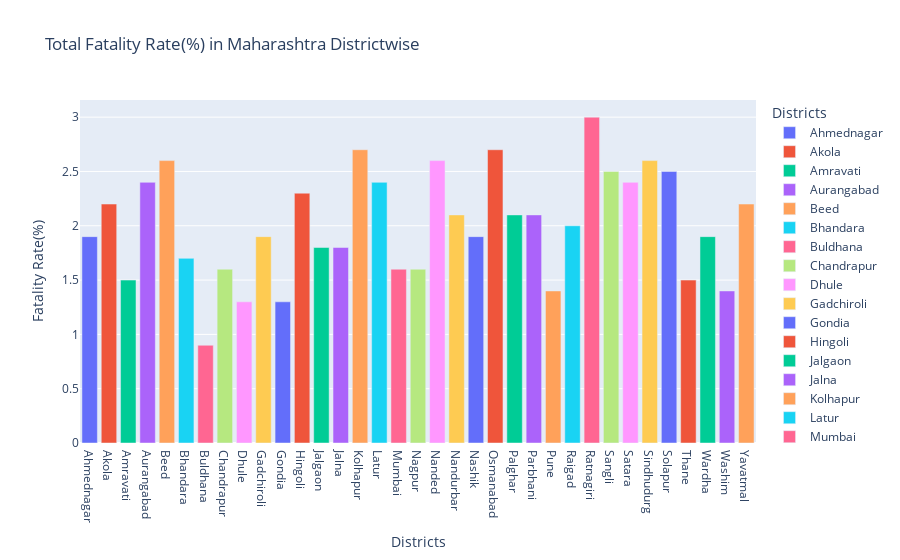

Notebook cell for this chart:
### Markdown cell above
### Total Fatality Rate(%) in Maharashtra Districtwise

### Code cell
fig=px.bar(dataframe,x="Districts",y="Fatality Rate(%)",title="Total Fatality Rate(%) in Maharashtra Districtwise",color='Districts')
fig.show()

### Figure 1 — Plotly figure (JSON) as saved in the notebook; plotly's stock layout.template omitted (floating-point values rounded to 4 significant figures)
{"data": [{"alignmentgroup": "True", "hovertemplate": "Districts=%{x}<br>Fatality Rate(%)=%{y}<extra></extra>", "legendgroup": "Ahmednagar", "marker": {"color": "#636efa", "pattern": {"shape": ""}}, "name": "Ahmednagar", "offsetgroup": "Ahmednagar", "orientation": "v", "showlegend": true, "textposition": "auto", "type": "bar", "x": ["Ahmednagar"], "xaxis": "x", "y": [1.9], "yaxis": "y"}, {"alignmentgroup": "True", "hovertemplate": "Districts=%{x}<br>Fatality Rate(%)=%{y}<extra></extra>", "legendgroup": "Akola", "marker": {"color": "#EF553B", "pattern": {"shape": ""}}, "name": "Akola", "offsetgroup": "Akola", "orientation": "v", "showlegend": true, "textposition": "auto", "type": "bar", "x": ["Akola"], "xaxis": "x", "y": [2.2], "yaxis": "y"}, {"alignmentgroup": "True", "hovertemplate": "Districts=%{x}<br>Fatality Rate(%)=%{y}<extra></extra>", "legendgroup": "Amravati", "marker": {"color": "#00cc96", "pattern": {"shape": ""}}, "name": "Amravati", "offsetgroup": "Amravati", "orientation": "v", "showlegend": true, "textposition": "auto", "type": "bar", "x": ["Amravati"], "xaxis": "x", "y": [1.5], "yaxis": "y"}, {"alignmentgroup": "True", "hovertemplate": "Districts=%{x}<br>Fatality Rate(%)=%{y}<extra></extra>", "legendgroup": "Aurangabad", "marker": {"color": "#ab63fa", "pattern": {"shape": ""}}, "name": "Aurangabad", "offsetgroup": "Aurangabad", "orientation": "v", "showlegend": true, "textposition": "auto", "type": "bar", "x": ["Aurangabad"], "xaxis": "x", "y": [2.4], "yaxis": "y"}, {"alignmentgroup": "True", "hovertemplate": "Districts=%{x}<br>Fatality Rate(%)=%{y}<extra></extra>", "legendgroup": "Beed", "marker": {"color": "#FFA15A", "pattern": {"shape": ""}}, "name": "Beed", "offsetgroup": "Beed", "orientation": "v", "showlegend": true, "textposition": "auto", "type": "bar", "x": ["Beed"], "xaxis": "x", "y": [2.6], "yaxis": "y"}, {"alignmentgroup": "True", "hovertemplate": "Districts=%{x}<br>Fatality Rate(%)=%{y}<extra></extra>", "legendgroup": "Bhandara", "marker": {"color": "#19d3f3", "pattern": {"shape": ""}}, "name": "Bhandara", "offsetgroup": "Bhandara", "orientation": "v", "showlegend": true, "textposition": "auto", "type": "bar", "x": ["Bhandara"], "xaxis": "x", "y": [1.7], "yaxis": "y"}, {"alignmentgroup": "True", "hovertemplate": "Districts=%{x}<br>Fatality Rate(%)=%{y}<extra></extra>", "legendgroup": "Buldhana", "marker": {"color": "#FF6692", "pattern": {"shape": ""}}, "name": "Buldhana", "offsetgroup": "Buldhana", "orientation": "v", "showlegend": true, "textposition": "auto", "type": "bar", "x": ["Buldhana"], "xaxis": "x", "y": [0.9], "yaxis": "y"}, {"alignmentgroup": "True", "hovertemplate": "Districts=%{x}<br>Fatality Rate(%)=%{y}<extra></extra>", "legendgroup": "Chandrapur", "marker": {"color": "#B6E880", "pattern": {"shape": ""}}, "name": "Chandrapur", "offsetgroup": "Chandrapur", "orientation": "v", "showlegend": true, "textposition": "auto", "type": "bar", "x": ["Chandrapur"], "xaxis": "x", "y": [1.6], "yaxis": "y"}, {"alignmentgroup": "True", "hovertemplate": "Districts=%{x}<br>Fatality Rate(%)=%{y}<extra></extra>", "legendgroup": "Dhule", "marker": {"color": "#FF97FF", "pattern": {"shape": ""}}, "name": "Dhule", "offsetgroup": "Dhule", "orientation": "v", "showlegend": true, "textposition": "auto", "type": "bar", "x": ["Dhule"], "xaxis": "x", "y": [1.3], "yaxis": "y"}, {"alignmentgroup": "True", "hovertemplate": "Districts=%{x}<br>Fatality Rate(%)=%{y}<extra></extra>", "legendgroup": "Gadchiroli", "marker": {"color": "#FECB52", "pattern": {"shape": ""}}, "name": "Gadchiroli", "offsetgroup": "Gadchiroli", "orientation": "v", "showlegend": true, "textposition": "auto", "type": "bar", "x": ["Gadchiroli"], "xaxis": "x", "y": [1.9], "yaxis": "y"}, {"alignmentgroup": "True", "hovertemplate": "Districts=%{x}<br>Fatality Rate(%)=%{y}<extra></extra>", "legendgroup": "Gondia", "marker": {"color": "#636efa", "pattern": {"shape": ""}}, "name": "Gondia", "offsetgroup": "Gondia", "orientation": "v", "showlegend": true, "textposition": "auto", "type": "bar", "x": ["Gondia"], "xaxis": "x", "y": [1.3], "yaxis": "y"}, {"alignmentgroup": "True", "hovertemplate": "Districts=%{x}<br>Fatality Rate(%)=%{y}<extra></extra>", "legendgroup": "Hingoli", "marker": {"color": "#EF553B", "pattern": {"shape": ""}}, "name": "Hingoli", "offsetgroup": "Hingoli", "orientation": "v", "showlegend": true, "textposition": "auto", "type": "bar", "x": ["Hingoli"], "xaxis": "x", "y": [2.3], "yaxis": "y"}, {"alignmentgroup": "True", "hovertemplate": "Districts=%{x}<br>Fatality Rate(%)=%{y}<extra></extra>", "legendgroup": "Jalgaon", "marker": {"color": "#00cc96", "pattern": {"shape": ""}}, "name": "Jalgaon", "offsetgroup": "Jalgaon", "orientation": "v", "showlegend": true, "textposition": "auto", "type": "bar", "x": ["Jalgaon"], "xaxis": "x", "y": [1.8], "yaxis": "y"}, {"alignmentgroup": "True", "hovertemplate": "Districts=%{x}<br>Fatality Rate(%)=%{y}<extra></extra>", "legendgroup": "Jalna", "marker": {"color": "#ab63fa", "pattern": {"shape": ""}}, "name": "Jalna", "offsetgroup": "Jalna", "orientation": "v", "showlegend": true, "textposition": "auto", "type": "bar", "x": ["Jalna"], "xaxis": "x", "y": [1.8], "yaxis": "y"}, {"alignmentgroup": "True", "hovertemplate": "Districts=%{x}<br>Fatality Rate(%)=%{y}<extra></extra>", "legendgroup": "Kolhapur", "marker": {"color": "#FFA15A", "pattern": {"shape": ""}}, "name": "Kolhapur", "offsetgroup": "Kolhapur", "orientation": "v", "showlegend": true, "textposition": "auto", "type": "bar", "x": ["Kolhapur"], "xaxis": "x", "y": [2.7], "yaxis": "y"}, {"alignmentgroup": "True", "hovertemplate": "Districts=%{x}<br>Fatality Rate(%)=%{y}<extra></extra>", "legendgroup": "Latur", "marker": {"color": "#19d3f3", "pattern": {"shape": ""}}, "name": "Latur", "offsetgroup": "Latur", "orientation": "v", "showlegend": true, "textposition": "auto", "type": "bar", "x": ["Latur"], "xaxis": "x", "y": [2.4], "yaxis": "y"}, {"alignmentgroup": "True", "hovertemplate": "Districts=%{x}<br>Fatality Rate(%)=%{y}<extra></extra>", "legendgroup": "Mumbai", "marker": {"color": "#FF6692", "pattern": {"shape": ""}}, "name": "Mumbai", "offsetgroup": "Mumbai", "orientation": "v", "showlegend": true, "textposition": "auto", "type": "bar", "x": ["Mumbai"], "xaxis": "x", "y": [1.6], "yaxis": "y"}, {"alignmentgroup": "True", "hovertemplate": "Districts=%{x}<br>Fatality Rate(%)=%{y}<extra></extra>", "legendgroup": "Nagpur", "marker": {"color": "#B6E880", "pattern": {"shape": ""}}, "name": "Nagpur", "offsetgroup": "Nagpur", "orientation": "v", "showlegend": true, "textposition": "auto", "type": "bar", "x": ["Nagpur"], "xaxis": "x", "y": [1.6], "yaxis": "y"}, {"alignmentgroup": "True", "hovertemplate": "Districts=%{x}<br>Fatality Rate(%)=%{y}<extra></extra>", "legendgroup": "Nanded", "marker": {"color": "#FF97FF", "pattern": {"shape": ""}}, "name": "Nanded", "offsetgroup": "Nanded", "orientation": "v", "showlegend": true, "textposition": "auto", "type": "bar", "x": ["Nanded"], "xaxis": "x", "y": [2.6], "yaxis": "y"}, {"alignmentgroup": "True", "hovertemplate": "Districts=%{x}<br>Fatality Rate(%)=%{y}<extra></extra>", "legendgroup": "Nandurbar", "marker": {"color": "#FECB52", "pattern": {"shape": ""}}, "name": "Nandurbar", "offsetgroup": "Nandurbar", "orientation": "v", "showlegend": true, "textposition": "auto", "type": "bar", "x": ["Nandurbar"], "xaxis": "x", "y": [2.1], "yaxis": "y"}, {"alignmentgroup": "True", "hovertemplate": "Districts=%{x}<br>Fatality Rate(%)=%{y}<extra></extra>", "legendgroup": "Nashik", "marker": {"color": "#636efa", "pattern": {"shape": ""}}, "name": "Nashik", "offsetgroup": "Nashik", "orientation": "v", "showlegend": true, "textposition": "auto", "type": "bar", "x": ["Nashik"], "xaxis": "x", "y": [1.9], "yaxis": "y"}, {"alignmentgroup": "True", "hovertemplate": "Districts=%{x}<br>Fatality Rate(%)=%{y}<extra></extra>", "legendgroup": "Osmanabad", "marker": {"color": "#EF553B", "pattern": {"shape": ""}}, "name": "Osmanabad", "offsetgroup": "Osmanabad", "orientation": "v", "showlegend": true, "textposition": "auto", "type": "bar", "x": ["Osmanabad"], "xaxis": "x", "y": [2.7], "yaxis": "y"}, {"alignmentgroup": "True", "hovertemplate": "Districts=%{x}<br>Fatality Rate(%)=%{y}<extra></extra>", "legendgroup": "Palghar", "marker": {"color": "#00cc96", "pattern": {"shape": ""}}, "name": "Palghar", "offsetgroup": "Palghar", "orientation": "v", "showlegend": true, "textposition": "auto", "type": "bar", "x": ["Palghar"], "xaxis": "x", "y": [2.1], "yaxis": "y"}, {"alignmentgroup": "True", "hovertemplate": "Districts=%{x}<br>Fatality Rate(%)=%{y}<extra></extra>", "legendgroup": "Parbhani", "marker": {"color": "#ab63fa", "pattern": {"shape": ""}}, "name": "Parbhani", "offsetgroup": "Parbhani", "orientation": "v", "showlegend": true, "textposition": "auto", "type": "bar", "x": ["Parbhani"], "xaxis": "x", "y": [2.1], "yaxis": "y"}, {"alignmentgroup": "True", "hovertemplate": "Districts=%{x}<br>Fatality Rate(%)=%{y}<extra></extra>", "legendgroup": "Pune", "marker": {"color": "#FFA15A", "pattern": {"shape": ""}}, "name": "Pune", "offsetgroup": "Pune", "orientation": "v", "showlegend": true, "textposition": "auto", "type": "bar", "x": ["Pune"], "xaxis": "x", "y": [1.4], "yaxis": "y"}, {"alignmentgroup": "True", "hovertemplate": "Districts=%{x}<br>Fatality Rate(%)=%{y}<extra></extra>", "legendgroup": "Raigad", "marker": {"color": "#19d3f3", "pattern": {"shape": ""}}, "name": "Raigad", "offsetgroup": "Raigad", "orientation": "v", "showlegend": true, "textposition": "auto", "type": "bar", "x": ["Raigad"], "xaxis": "x", "y": [2], "yaxis": "y"}, {"alignmentgroup": "True", "hovertemplate": "Districts=%{x}<br>Fatality Rate(%)=%{y}<extra></extra>", "legendgroup": "Ratnagiri", "marker": {"color": "#FF6692", "pattern": {"shape": ""}}, "name": "Ratnagiri", "offsetgroup": "Ratnagiri", "orientation": "v", "showlegend": true, "textposition": "auto", "type": "bar", "x": ["Ratnagiri"], "xaxis": "x", "y": [3], "yaxis": "y"}, {"alignmentgroup": "True", "hovertemplate": "Districts=%{x}<br>Fatality Rate(%)=%{y}<extra></extra>", "legendgroup": "Sangli", "marker": {"color": "#B6E880", "pattern": {"shape": ""}}, "name": "Sangli", "offsetgroup": "Sangli", "orientation": "v", "showlegend": true, "textposition": "auto", "type": "bar", "x": ["Sangli"], "xaxis": "x", "y": [2.5], "yaxis": "y"}, {"alignmentgroup": "True", "hovertemplate": "Districts=%{x}<br>Fatality Rate(%)=%{y}<extra></extra>", "legendgroup": "Satara", "marker": {"color": "#FF97FF", "pattern": {"shape": ""}}, "name": "Satara", "offsetgroup": "Satara", "orientation": "v", "showlegend": true, "textposition": "auto", "type": "bar", "x": ["Satara"], "xaxis": "x", "y": [2.4], "yaxis": "y"}, {"alignmentgroup": "True", "hovertemplate": "Districts=%{x}<br>Fatality Rate(%)=%{y}<extra></extra>", "legendgroup": "Sindhudurg", "marker": {"color": "#FECB52", "pattern": {"shape": ""}}, "name": "Sindhudurg", "offsetgroup": "Sindhudurg", "orientation": "v", "showlegend": true, "textposition": "auto", "type": "bar", "x": ["Sindhudurg"], "xaxis": "x", "y": [2.6], "yaxis": "y"}, {"alignmentgroup": "True", "hovertemplate": "Districts=%{x}<br>Fatality Rate(%)=%{y}<extra></extra>", "legendgroup": "Solapur", "marker": {"color": "#636efa", "pattern": {"shape": ""}}, "name": "Solapur", "offsetgroup": "Solapur", "orientation": "v", "showlegend": true, "textposition": "auto", "type": "bar", "x": ["Solapur"], "xaxis": "x", "y": [2.5], "yaxis": "y"}, {"alignmentgroup": "True", "hovertemplate": "Districts=%{x}<br>Fatality Rate(%)=%{y}<extra></extra>", "legendgroup": "Thane", "marker": {"color": "#EF553B", "pattern": {"shape": ""}}, "name": "Thane", "offsetgroup": "Thane", "orientation": "v", "showlegend": true, "textposition": "auto", "type": "bar", "x": ["Thane"], "xaxis": "x", "y": [1.5], "yaxis": "y"}, {"alignmentgroup": "True", "hovertemplate": "Districts=%{x}<br>Fatality Rate(%)=%{y}<extra></extra>", "legendgroup": "Wardha", "marker": {"color": "#00cc96", "pattern": {"shape": ""}}, "name": "Wardha", "offsetgroup": "Wardha", "orientation": "v", "showlegend": true, "textposition": "auto", "type": "bar", "x": ["Wardha"], "xaxis": "x", "y": [1.9], "yaxis": "y"}, {"alignmentgroup": "True", "hovertemplate": "Districts=%{x}<br>Fatality Rate(%)=%{y}<extra></extra>", "legendgroup": "Washim", "marker": {"color": "#ab63fa", "pattern": {"shape": ""}}, "name": "Washim", "offsetgroup": "Washim", "orientation": "v", "showlegend": true, "textposition": "auto", "type": "bar", "x": ["Washim"], "xaxis": "x", "y": [1.4], "yaxis": "y"}, {"alignmentgroup": "True", "hovertemplate": "Districts=%{x}<br>Fatality Rate(%)=%{y}<extra></extra>", "legendgroup": "Yavatmal", "marker": {"color": "#FFA15A", "pattern": {"shape": ""}}, "name": "Yavatmal", "offsetgroup": "Yavatmal", "orientation": "v", "showlegend": true, "textposition": "auto", "type": "bar", "x": ["Yavatmal"], "xaxis": "x", "y": [2.2], "yaxis": "y"}], "layout": {"barmode": "relative", "legend": {"title": {"text": "Districts"}, "tracegroupgap": 0}, "title": {"text": "Total Fatality Rate(%) in Maharashtra Districtwise"}, "xaxis": {"anchor": "y", "categoryarray": ["Ahmednagar", "Akola", "Amravati", "Aurangabad", "Beed", "Bhandara", "Buldhana", "Chandrapur", "Dhule", "Gadchiroli", "Gondia", "Hingoli", "Jalgaon", "Jalna", "Kolhapur", "Latur", "Mumbai", "Nagpur", "Nanded", "Nandurbar", "Nashik", "Osmanabad", "Palghar", "Parbhani", "Pune", "Raigad", "Ratnagiri", "Sangli", "Satara", "Sindhudurg", "Solapur", "Thane", "Wardha", "Washim", "Yavatmal"], "categoryorder": "array", "domain": [0, 1], "title": {"text": "Districts"}}, "yaxis": {"anchor": "x", "domain": [0, 1], "title": {"text": "Fatality Rate(%)"}}}}
